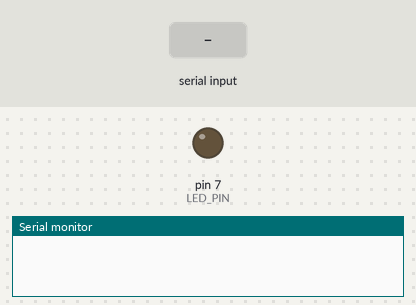
Bench run of a sketch on a simulated Arduino Uno, built with avr-gcc and run on an emulated ATmega328P. Parts: output pins drawn as LEDs (lit = HIGH), the last lines printed to the serial monitor. The inputs (shaded band) are chosen by the test bench.

Above: at 1.2 s.
1.3 s: "1" received over Serial
At 1.8 s:
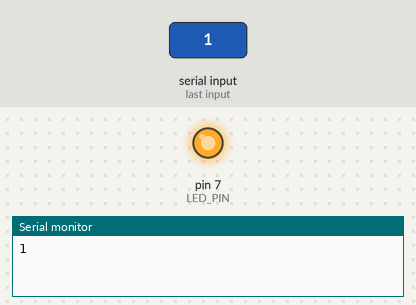
2.8 s: "0" received over Serial
At 4.2 s:
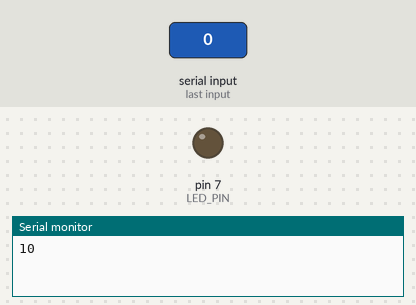
Timing chart, 0 to 5.8 s (numbered marks = the images above; inputs shaded):
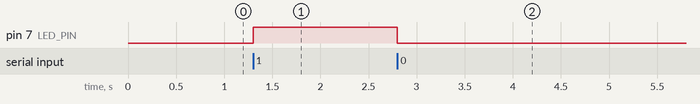

The sketch:

bluetooth.ino
```cpp
/*
* Bluetooth Basic Setup
*/
char data = 0;            //Variable for storing received data

#define LED_PIN 7

void setup()
{
    Serial.begin(9600);   //Sets the baud for serial data transmission
    pinMode(LED_PIN, OUTPUT);
}
void loop()
{
   if(Serial.available() > 0)      // Send data only when you receive data:
   {
      data = Serial.read();        //Read the incoming data & store into data
      Serial.print(data);          //Print Value inside data in Serial monitor

      if (data == '1') {
        digitalWrite(LED_PIN, HIGH);
      } else {
        digitalWrite(LED_PIN, LOW);
      }
   }
}
```

Measured:
- after the input at 1.3 s, pin 7 (LED_PIN): LOW → HIGH at once
- after the input at 2.8 s, pin 7 (LED_PIN): HIGH → LOW at once
